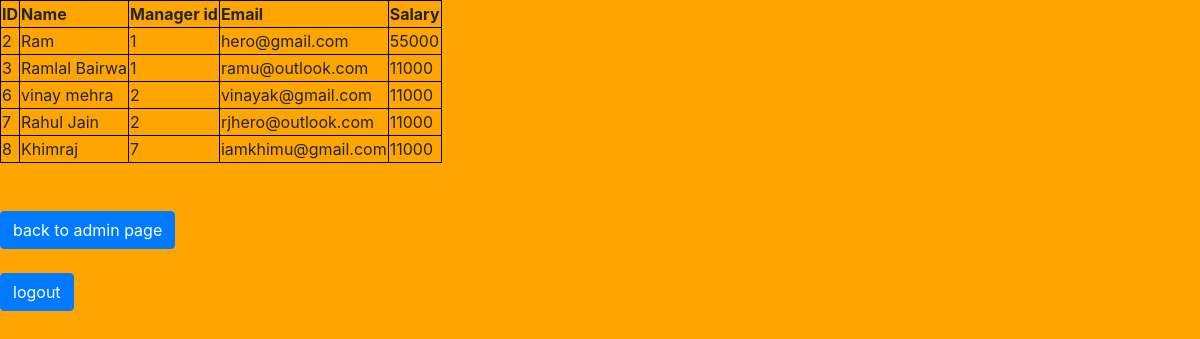
Page /all_waiter.php on the committed database.
### tables this page shows
CREATE TABLE `Waiter` (
  `id` int(11) NOT NULL,
  `m_id` int(11) NOT NULL,
  `name` varchar(30) DEFAULT NULL,
  `email` varchar(30) DEFAULT NULL,
  `Salary` int(11) NOT NULL DEFAULT 10000
);

### all_waiter.php (the view, shortened to what this page needs)
<!DOCTYPE html>
<html>
<head>
	<link rel="stylesheet" type="text/css" href="https://stackpath.bootstrapcdn.com/bootstrap/4.3.1/css/bootstrap.min.css">
</head>
<body>
<?php
		$conn = mysqli_connect("localhost","root","","dbms");
		if(!$conn)
		die("connection failed".mysqli_connect_error());
	else
	{
		$info = mysqli_query($conn,"SELECT * FROM Waiter");
		if($info->num_rows>0)
		{	echo "<table> <tr> <th>ID</th> <th>Name</th> <th>Manager id</th> <th>Email</th> <th>Salary</th> </tr>";
			while($row = $info->fetch_assoc())
			{	echo "<tr><td>".$row["id"]."</td><td>".$row["name"]."</td><td> ".$row["m_id"]."</td><td>".$row["email"]."</td><td>".$row["Salary"]."</td> </tr>"; }
		echo "</table>";
		}
	}
?>
    <br><br>
  <a href="control.php" class="btn btn-primary">back to admin page</a>
  <br><br>
  <a href="index.php" class="btn btn-primary">logout</a>

### all_waiter.php (style rules this page uses)
body { background-color: #FFA500 }
table, th, td { border: 1px solid black; }

### rows in the picture
waiter: id "2", name "Ram", m "1", email "hero@gmail.com", Salary "55000"
waiter: id "3", name "Ramlal Bairwa", m "1", email "ramu@outlook.com", Salary "11000"
waiter: id "6", name "vinay mehra", m "2", email "vinayak@gmail.com", Salary "11000"
waiter: id "7", name "Rahul Jain", m "2", email "rjhero@outlook.com", Salary "11000"
waiter: id "8", name "Khimraj", m "7", email "iamkhimu@gmail.com", Salary "11000"
